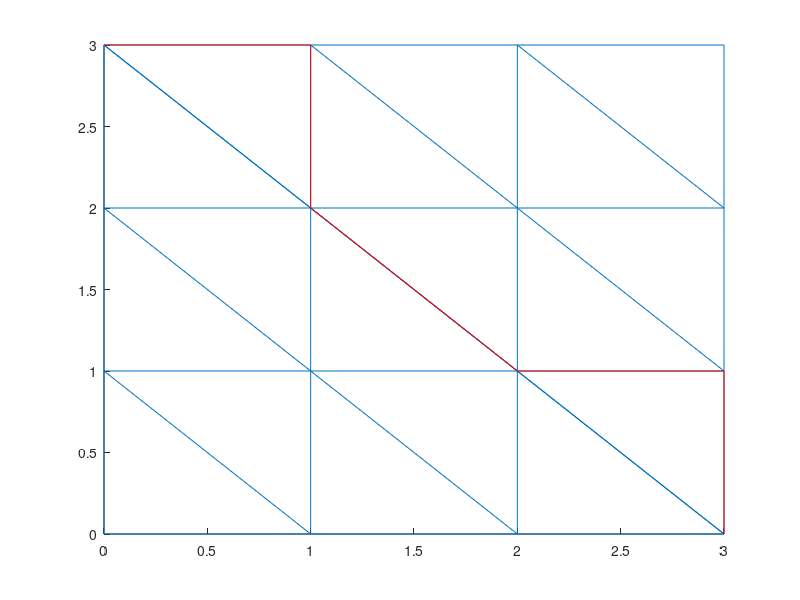

This figure's MATLAB source:
n=3;
for i=0:n
    line([0,n],[i,i]);
    line([i,i],[0,n]);
    line([0,i],[i,0]);
    line([i,n],[n,i]);
end

x=0;
y=n;

while (x~=n) && (y~=0)
    p=unidrnd(3);
    switch p
        case 1
            line([x,x+1],[y,y],'color','r');
            x=x+1;
        case 2
            line([x,x],[y,y-1],'color','r');
            y=y-1;
        case 3
            line([x,x+1],[y,y-1],'color','r');
            x=x+1;
            y=y-1;
    end
end

while x~=n
    line([x,x+1],[y,y],'color','r');
    x=x+1;
end

while y~=0
    line([x,x],[y,y-1],'color','r');
    y=y-1;
end
